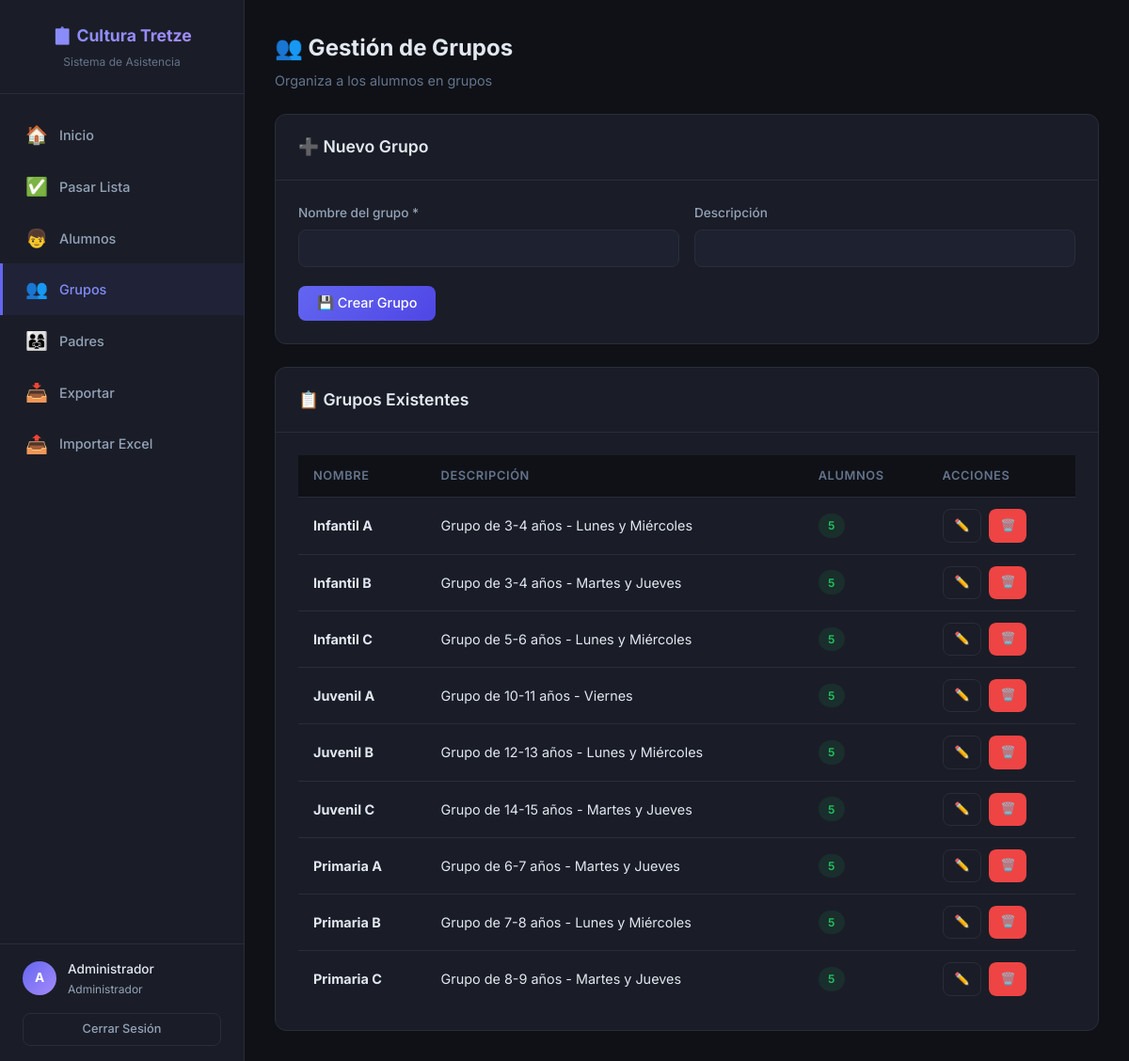
Screenshot of /admin/groups.php (signed in) with the database file from the repository.
### tables this page shows
CREATE TABLE IF NOT EXISTS `groups` (
    `id` INT AUTO_INCREMENT PRIMARY KEY,
    `name` VARCHAR(100) NOT NULL,
    `description` VARCHAR(255) DEFAULT NULL,
    `teacher_id` INT DEFAULT NULL,
    `created_at` DATETIME DEFAULT CURRENT_TIMESTAMP,
    FOREIGN KEY (`teacher_id`) REFERENCES `users`(`id`) ON DELETE SET NULL
);

### config/database.php (called while the page is built, shortened)
<?php
function getDB() {
    static $pdo = null;
    if ($pdo === null) {
        try {
            $dsn = "mysql:host=" . DB_HOST . ";dbname=" . DB_NAME . ";charset=" . DB_CHARSET;
            $pdo = new PDO($dsn, DB_USER, DB_PASS, [
                PDO::ATTR_ERRMODE            => PDO::ERRMODE_EXCEPTION,
                PDO::ATTR_DEFAULT_FETCH_MODE => PDO::FETCH_ASSOC,
                PDO::ATTR_EMULATE_PREPARES   => false,
            ]);
        } catch (PDOException $e) {
            die("Error de conexión: " . $e->getMessage());
        }
    }
    return $pdo;
}

### classes/GroupManager.php (called while the page is built, shortened)
<?php
class GroupManager {
    private $db;
    public function __construct() {
        $this->db = getDB();
    }
    public function getAll() {
        $stmt = $this->db->query("
            SELECT g.*, COUNT(s.id) AS student_count
            FROM `groups` g
            LEFT JOIN students s ON s.group_id = g.id
            GROUP BY g.id
            ORDER BY g.name
        ");
        return $stmt->fetchAll();
    }
}

### admin/groups.php (the view, shortened to what this page needs)
<?php
require_once __DIR__ . '/../classes/Auth.php';
require_once __DIR__ . '/../classes/GroupManager.php';
$groupManager = new GroupManager();
$groups = $groupManager->getAll();
$editGroup = null;
?>
<!DOCTYPE html>
<html lang="es">
<head>
    <link rel="stylesheet" href="<?= BASE_URL ?>/css/style.css">
</head>
<body>
    <div class="app-layout">
        <?php include __DIR__ . '/../includes/sidebar_admin.php'; ?>
        <main class="main-content">
            <div class="page-title fade-in">
                <h1>👥 Gestión de Grupos</h1>
                <p>Organiza a los alumnos en grupos</p>
            </div>
            <div class="card fade-in mb-3">
                <div class="card-header">
                    <h3><?= $editGroup ? '✏️ Editar Grupo' : '➕ Nuevo Grupo' ?></h3>
                </div>
                <div class="card-body">
                    <form method="POST">
                        <div class="form-row">
                            <div class="form-group">
                                <label class="form-label">Nombre del grupo *</label>
                                <input type="text" name="name" class="form-input" required
                                       value="<?= htmlspecialchars($editGroup['name'] ?? '') ?>">
                            </div>
                            <div class="form-group">
                                <label class="form-label">Descripción</label>
                                <input type="text" name="description" class="form-input"
                                       value="<?= htmlspecialchars($editGroup['description'] ?? '') ?>">
                            </div>
                        </div>
                        <button type="submit" name="<?= $editGroup ? 'update_group' : 'create_group' ?>" class="btn btn-primary">
                            💾 <?= $editGroup ? 'Guardar' : 'Crear Grupo' ?>
                        </button>
                    </form>
                </div>
            </div>
            <div class="card fade-in">
                <div class="card-header"><h3>📋 Grupos Existentes</h3></div>
                <div class="card-body">
                    <?php if (empty($groups)): ?>
                        <div class="empty-state">
                            <div class="icon">📂</div>
                            <h3>No hay grupos</h3>
                        </div>
                    <?php else: ?>
                        <div class="table-responsive">
                            <table>
                                <thead>
                                    <tr><th>Nombre</th><th>Descripción</th><th>Alumnos</th><th>Acciones</th></tr>
                                </thead>
                                <tbody>
                                    <?php foreach ($groups as $g): ?>
                                        <tr>
                                            <td><strong><?= htmlspecialchars($g['name']) ?></strong></td>
                                            <td><?= htmlspecialchars($g['description'] ?? '-') ?></td>
                                            <td><span class="badge badge-present"><?= $g['student_count'] ?></span></td>
                                            <td>
                                                <div class="d-flex gap-1">
                                                    <a href="?edit=<?= $g['id'] ?>" class="btn btn-outline btn-sm">✏️</a>
                                                    <a href="?delete=<?= $g['id'] ?>" class="btn btn-danger btn-sm"
                                                       onclick="return confirm('¿Eliminar este grupo?')">🗑️</a>
                                                </div>
                                            </td>
                                        </tr>
                                    <?php endforeach; ?>
                                </tbody>
                            </table>
                        </div>
                    <?php endif; ?>
                </div>
            </div>
        </main>
    </div>
</body>
</html>

### css/style.css (style rules this page uses)
:root { --primary: #6366f1; --primary-light: #818cf8; --primary-dark: #4f46e5; --primary-bg: rgba(99, 102, 241, 0.08); --success: #22c55e; --success-bg: rgba(34, 197, 94, 0.1); --danger: #ef4444; --danger-bg: rgba(239, 68, 68, 0.1); --warning: #f59e0b; --warning-bg: rgba(245, 158, 11, 0.1); --info: #3b82f6; --info-bg: rgba(59, 130, 246, 0.1); --bg: #0f1117; --bg-card: #1a1d27; --bg-card-hover: #22252f; --bg-input: #1e2130; --border: #2a2d3a; --border-focus: #6366f1; --text: #e2e8f0; --text-secondary: #94a3b8; --text-muted: #64748b; --sidebar-width: 260px; --header-height: 64px; --radius: 12px; --radius-sm: 8px; --shadow: 0 4px 24px rgba(0, 0, 0, 0.3); --shadow-sm: 0 2px 8px rgba(0, 0, 0, 0.2); --transition: all 0.2s ease; }
*, *::before, *::after { margin: 0; padding: 0; box-sizing: border-box; }
html { font-size: 16px; scroll-behavior: smooth; }
body { font-family: 'Inter', -apple-system, BlinkMacSystemFont, sans-serif; background: var(--bg); color: var(--text); line-height: 1.6; min-height: 100vh; -webkit-font-smoothing: antialiased; }
a { color: var(--primary-light); text-decoration: none; transition: var(--transition); }
.app-layout { display: flex; min-height: 100vh; }
.main-content { flex: 1; margin-left: var(--sidebar-width); padding: 2rem; min-height: 100vh; }
.card { background: var(--bg-card); border: 1px solid var(--border); border-radius: var(--radius); overflow: hidden; transition: var(--transition); }
.card-header { padding: 1.25rem 1.5rem; border-bottom: 1px solid var(--border); display: flex; align-items: center; justify-content: space-between; flex-wrap: wrap; gap: 0.75rem; }
.card-header h3 { font-size: 1.1rem; font-weight: 600; }
.card-body { padding: 1.5rem; }
.page-title { margin-bottom: 1.5rem; }
.page-title h1 { font-size: 1.5rem; font-weight: 700; }
.page-title p { color: var(--text-muted); font-size: 0.9rem; margin-top: 0.25rem; }
.table-responsive { overflow-x: auto; -webkit-overflow-scrolling: touch; }
table { width: 100%; border-collapse: collapse; }
thead th { background: var(--bg); padding: 0.75rem 1rem; text-align: left; font-size: 0.8rem; font-weight: 600; color: var(--text-muted); text-transform: uppercase; letter-spacing: 0.05em; white-space: nowrap; position: sticky; top: 0; }
tbody td { padding: 0.75rem 1rem; border-top: 1px solid var(--border); font-size: 0.9rem; vertical-align: middle; }
.btn { display: inline-flex; align-items: center; justify-content: center; gap: 0.5rem; padding: 0.6rem 1.25rem; border: none; border-radius: var(--radius-sm); font-family: inherit; font-size: 0.9rem; font-weight: 500; cursor: pointer; transition: var(--transition); white-space: nowrap; text-decoration: none; }
.btn-primary { background: linear-gradient(135deg, var(--primary), var(--primary-dark)); color: white; }
.btn-danger { background: var(--danger); color: white; }
.btn-outline { background: transparent; border: 1px solid var(--border); color: var(--text-secondary); }
.btn-sm { padding: 0.4rem 0.75rem; font-size: 0.8rem; }
.form-group { margin-bottom: 1.25rem; }
.form-label { display: block; font-size: 0.85rem; font-weight: 500; color: var(--text-secondary); margin-bottom: 0.4rem; }
.form-input, .form-select, .form-textarea { width: 100%; padding: 0.65rem 1rem; background: var(--bg-input); border: 1px solid var(--border); border-radius: var(--radius-sm); color: var(--text); font-family: inherit; font-size: 0.9rem; transition: var(--transition); outline: none; }
.form-row { display: grid; grid-template-columns: 1fr 1fr; gap: 1rem; }
.badge { display: inline-flex; align-items: center; padding: 0.2rem 0.65rem; border-radius: 50px; font-size: 0.75rem; font-weight: 600; letter-spacing: 0.02em; }
.badge-present { background: var(--success-bg); color: var(--success); }
.mb-3 { margin-bottom: 1.5rem; }
.d-flex { display: flex; }
.gap-1 { gap: 0.5rem; }
.fade-in { animation: fadeIn 0.3s ease forwards; }

### rows the page displays
groups: name "Infantil A", description "Grupo de 3-4 años - Lunes y Miércoles", student_count "5"
groups: name "Infantil B", description "Grupo de 3-4 años - Martes y Jueves", student_count "5"
groups: name "Infantil C", description "Grupo de 5-6 años - Lunes y Miércoles", student_count "5"
groups: name "Juvenil A", description "Grupo de 10-11 años - Viernes", student_count "5"
groups: name "Juvenil B", description "Grupo de 12-13 años - Lunes y Miércoles", student_count "5"
groups: name "Juvenil C", description "Grupo de 14-15 años - Martes y Jueves", student_count "5"
groups: name "Primaria A", description "Grupo de 6-7 años - Martes y Jueves", student_count "5"
groups: name "Primaria B", description "Grupo de 7-8 años - Lunes y Miércoles", student_count "5"
groups: name "Primaria C", description "Grupo de 8-9 años - Martes y Jueves", student_count "5"

### other values shown
substr(Auth::getUserName() ?? 'A', 0, 1) "A"
Auth::getUserName() "Administrador"
